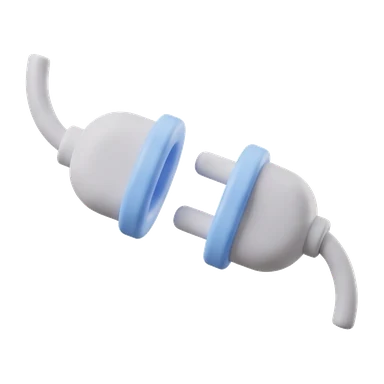
#> input picture src/runners-account/assets/panda/disconnected.webp, 384 x 384 px
$ python make-ico.py ../../src/runners-account/assets/panda/disconnected.webp ../../src/runners-account/assets/panda/done.webp
#> lines starting #> are read from the running program, lines starting #| are printed output that depends on the picture
# Windows 아이콘(icon.ico)을 만든다. Windows 에는 맥처럼 판 둘레 100 을 비우는 관례가 없어,
# 그대로 줄이면 작업 표시줄에서 작게 보인다. 그래서 투명 둘레를 잘라 판이 꽉 차게(둘레 2%) 만든다.
# Prompt 의 config/scripts/trim-windows-icon-source.mjs 와 같은 계산이다.
import io
import struct
import sys

from PIL import Image

MARGIN_RATIO = 0.02
ALPHA_THRESHOLD = 16
SIZES = [256, 128, 64, 48, 32, 16]


def build(source):
    image = Image.open(source).convert('RGBA')
#> image is the input picture: PIL image 384x384 RGBA; mean R, G, B, A 46.5, 48.2, 51.2, 48
    bounds = image.getchannel('A').point(lambda a: 255 if a > ALPHA_THRESHOLD else 0).getbbox()
#> bounds = (25, 54, 358, 330)
    trimmed = image.crop(bounds)
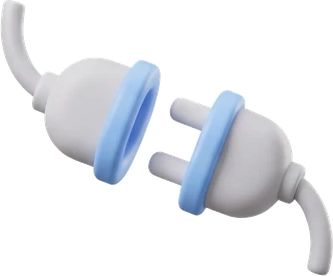
#> trimmed: PIL image 333x276 RGBA; mean R, G, B, A 72.3, 75.1, 79.9, 77; transparent parts drawn white
    side = round(max(trimmed.size) / (1 - 2 * MARGIN_RATIO))
#> side = 347
    square = Image.new('RGBA', (side, side))
#> square: PIL image 347x347 RGBA; every value is 0
    square.paste(trimmed, ((side - trimmed.width) // 2, (side - trimmed.height) // 2))
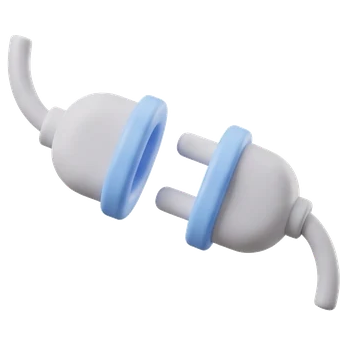
#> square: PIL image 347x347 RGBA; mean R, G, B, A 55.2, 57.3, 61, 58.8; transparent parts drawn white
    # 투명한 둘레가 어둡게 번지지 않게 알파를 곱한 채로 줄인다.
    frames = [square.convert('RGBa').resize((size, size), Image.BOX).convert('RGBA') for size in SIZES]
#> frames = 6 items
    payloads = []
    for frame in frames:
        buffer = io.BytesIO()
        frame.save(buffer, 'PNG')
        payloads.append(buffer.getvalue())
#> this loop made 6 passes
#> after the loop, payloads = 6 items
    header = struct.pack('<HHH', 0, 1, len(frames))
    offset = 6 + 16 * len(frames)
#> offset = 102
    directory = b''
    for size, payload in zip(SIZES, payloads):
        edge = 0 if size >= 256 else size
        directory += struct.pack('<BBBBHHII', edge, edge, 0, 0, 1, 32, len(payload), offset)
        offset += len(payload)
#> this loop made 6 passes
#> (size, edge, offset) on passes 1 to 6: (256, 0, 31317), (128, 128, 42161), (64, 64, 45967), (48, 48, 48429), (32, 32, 49816), (16, 16, 50366)
#> after the loop, offset = 50366
    return header + directory + b''.join(payloads)


if __name__ == '__main__':
    with open(sys.argv[2], 'wb') as out:
        out.write(build(sys.argv[1]))
